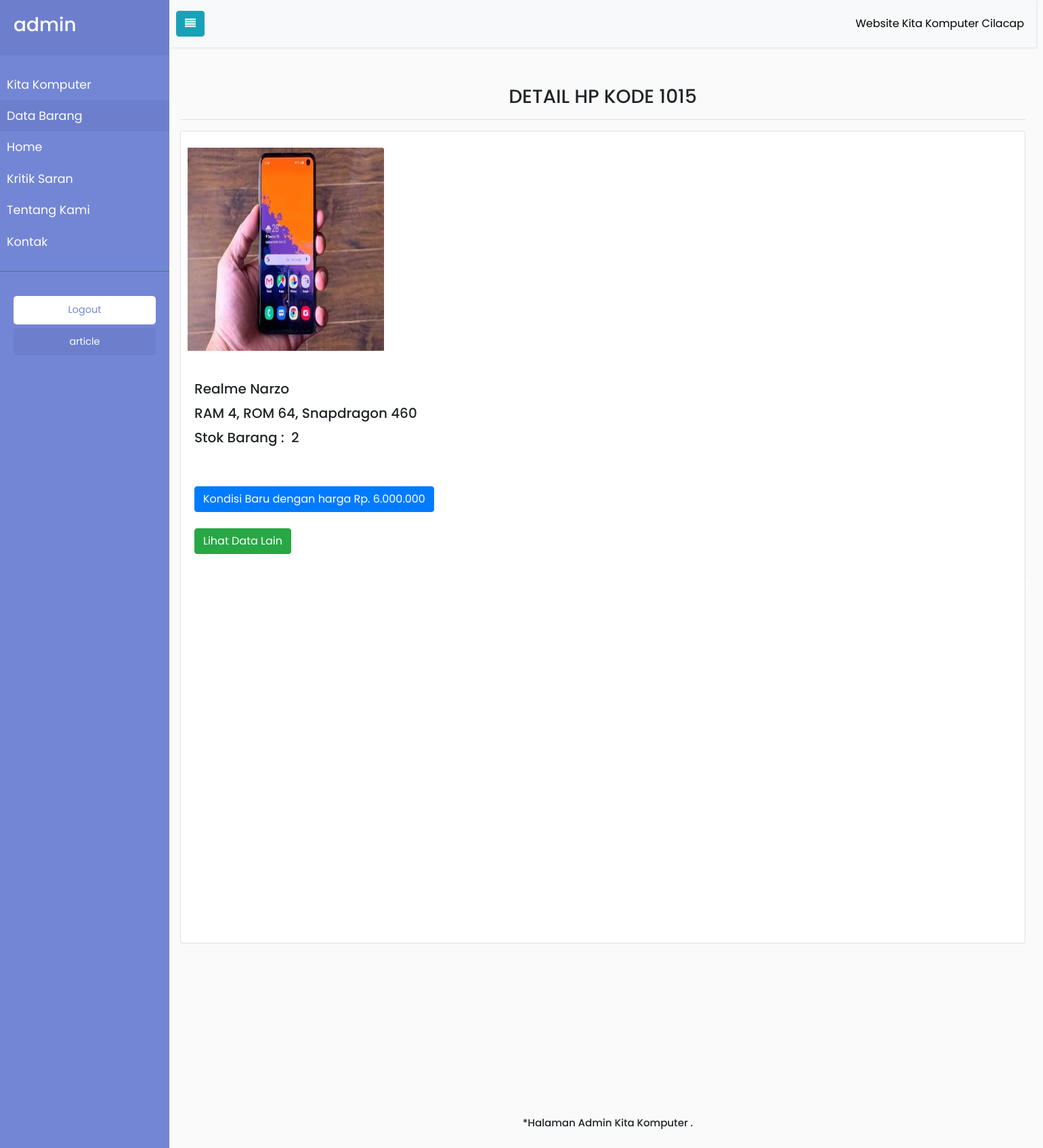
Screenshot of /crud/hp/lihat_detail_hp.php?kode=1015 (signed in) with the database file from the repository.
### tables this page shows
CREATE TABLE `hp` (
  `kode` int(10) NOT NULL,
  `stok` varchar(50) DEFAULT NULL,
  `merk` varchar(50) DEFAULT NULL,
  `tipe` varchar(50) DEFAULT NULL,
  `kondisi` varchar(50) DEFAULT NULL,
  `harga` varchar(50) NOT NULL,
  `deskripsi` varchar(50) NOT NULL,
  `foto` blob DEFAULT NULL
);

### crud/hp/lihat_detail_hp.php (the view, shortened to what this page needs)
<!doctype html>
<html lang="en">
<head>
  <link rel="stylesheet" href="https://stackpath.bootstrapcdn.com/bootstrap/4.1.3/css/bootstrap.min.css">
  <link rel="stylesheet" href="../style.css">
  <link rel="stylesheet" href="https://cdnjs.cloudflare.com/ajax/libs/font-awesome/4.7.0/css/font-awesome.css">
</head>
<body>
 <div class="wrapper">
  <nav id="sidebar">
   <div class="sidebar-header">
    <h3><?php {
      echo $_SESSION['user'];
    }				?></h3>
  </div>
  <ul class="list-unstyled components">
   <li>
     <a href="../../main/main.php">Kita Komputer</a>
   </li>
   <li>
     <li class="active">
       <a href="../data_barang.php">Data Barang</a>
     </li>
     <li>
       <a href="../../home.html" class="dropdown-toggle">Home</a>
     </li>
     <li>
       <a href="../../main/kritik.php">Kritik Saran</a>
     </li>
     <li>
       <a href="../../main/tentang.php">Tentang Kami</a>
     </li>
     <li>
       <a href="../../main/kontak.php">Kontak</a>
     </li>
   </ul>
   <ul class="list-unstyled CTAs">
    <li>
     <?php {
      echo "<a href=../../login/login.php class=download>Logout</a>";
    }				?>
  </li>
  <li>
   <a href="#" class="article">article</a>
 </li>
</ul>
</nav>
<div class="content">
 <nav class="navbar navbar-expand-lg navbar-light bg-light">
   <button type="button" id="sidebarCollapse" class="btn btn-info">
    <i class="fa fa-align-justify"></i> <span></span>
  </button>
  <div class="collapse navbar-collapse" id="navbarNav">
    <ul class="navbar-nav ml-auto">
      <li class="nav-item">
        <a class="nav-link disabled" style="color:black" >Website Kita Komputer Cilacap</a>
      </li>
    </ul>
  </div>
</nav>
<table   cellpadding="16">
  <tr>
    <td>
     <?php
     include "../koneksi.php";
     $kode=$_GET['kode'];
     $panggil="SELECT * FROM hp WHERE kode='$kode'";
     $hasil=$mysqli->query($panggil);
     $tampil=$hasil->fetch_array();
     $kode=$tampil['kode'];
     $stok=$tampil['stok'];
     $merk=$tampil['merk'];
     $tipe=$tampil['tipe'];
     $harga=$tampil['harga'];
     $kondisi=$tampil['kondisi'];
     $deskripsi=$tampil['deskripsi'];
     $nama_foto=$tampil['foto'];
     echo "<h3><center>DETAIL HP KODE&nbsp$kode</center></h3>
     <hr>";
     ?>
     <div class="card" style="width: 78rem; height: 75rem;">
      <br>
      <img class="card-img-top" <?php echo"src='create/gambar/$nama_foto'"?> alt="Card image cap" style="width : 300px;height : 300px ;margin: left; padding-left: 10px;" >
      <div class="card-body">
       <br>
       <h5 class="card-title"><?php echo"$merk"; echo"&nbsp;$tipe"?></h5>
       <h5 class="card-title"><?php echo"$deskripsi"?></h5>
       <h5 class="card-title">Stok Barang : &nbsp<?php echo"$stok"?></h5>
       <br><br>
       <a href="laptop/create/index.php" class="btn btn-primary">Kondisi&nbsp<?php echo"$kondisi"?>&nbspdengan harga<?php echo"&nbsp$harga"?></a>
       <br><br>
       <a href="read/lihat_data.php" class="btn btn-success">Lihat Data Lain</a>
     </div>
   </div>
 </td>
</table>
<br><br><br><br><br><br><br><br><br><br>
<h2 style="font-size:15px" ><center>&emsp;*Halaman Admin Kita Komputer .</center></h2>
<br><br>
</div>
</div>
</body>
</html>

### crud/style.css (style rules this page uses)
body { font-family: 'Poppins', sans-serif; background: #fafafa }
a, a:hover, a:focus { color: inherit; text-decoration: none; transition: all 0.3s; }
.navbar { padding: 15px 10px; background: #fff; border: none; border-radius: 0; margin-bottom: 40px; box-shadow: 1px 1px 3px rgba(0,0,0,0.1); }
.wrapper { display: flex; width: 100%; align-items: stretch; }
#sidebar { min-width: 250px; max-width: 250px; background: #7386D5; color: #fff; transition: all 0.3s; }
#sidebar .sidebar-header { padding: 20px; background: #6d7fcc; }
#sidebar ul.components { padding: 20px 0px; border-bottom: 1px solid #47748b; }
#sidebar ul li a { padding: 10px; font-size: 1.1em; display: block; }
#sidebar ul li.active>a, a[aria-expanded="true"] { color: #fff; background: #6d7fcc; }
.dropdown-toggle::after { display: block; position: absolute; top: 50%; right: 20px; transform: translateY(-50%); }
ul.CTAs { padding: 20px; }
ul.CTAs a { text-align: center; font-size: 0.9em !important; display: block; border-radius: 5px; margin-bottom: 5px; }
a.download { background: #fff; color: #7386D5; }
a.article, a.article:hover { background: #6d7fcc !important; color: #fff !important; }

### rows the page displays
hp: kode "1015", foto (picture), merk "Realme", tipe "Narzo", deskripsi "RAM 4, ROM 64, Snapdragon 460", stok "2", kondisi "Baru", harga "Rp. 6.000.000"

### other values shown
$_SESSION['user'] "admin"
